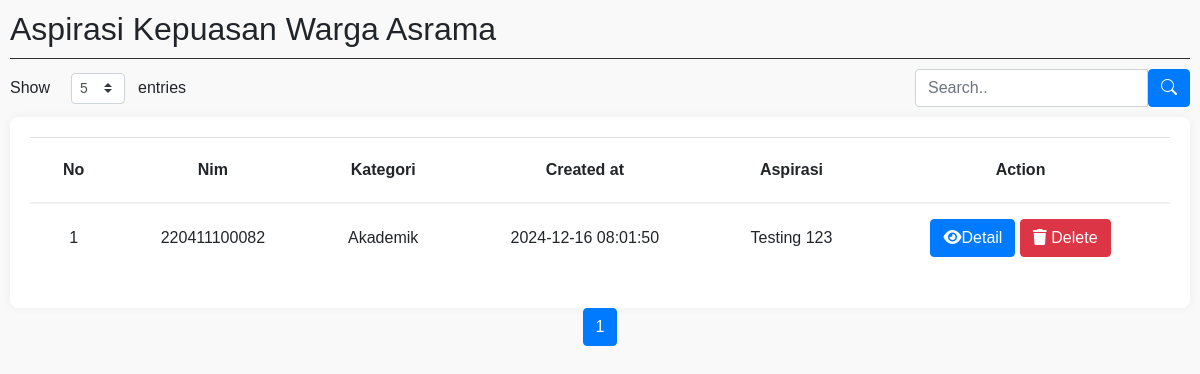
/app/pengurus/aspirasiWarga/aspirasi.php?page=1&show=5 (signed in), run on the app's committed database.
### tables this page shows
CREATE TABLE `formulir_kepuasan` (
  `id_formulir` int(11) NOT NULL,
  `nim` varchar(12) DEFAULT NULL,
  `pesan` text DEFAULT NULL,
  `created_at` timestamp NOT NULL DEFAULT current_timestamp() ON UPDATE current_timestamp(),
  `kategori` varchar(255) DEFAULT NULL
);

### app/pengurus/aspirasiWarga/aspirasi.php (the view, shortened to what this page needs)
<?php
$koneksi = mysqli_connect("localhost", "root", "", "asrama");
$query = "SELECT * FROM formulir_kepuasan";
if (isset($_GET['keyword'])) {
  $keyword = $_GET['keyword'];
  $query .= " WHERE id_formulir LIKE '%$keyword%' OR nim LIKE '%$keyword%' OR pesan LIKE '%$keyword%' OR created_at LIKE '%$keyword%' OR kategori LIKE '%$keyword%'";
  $key = "keyword=$keyword&";
} else {
  $key = '';
}
$showData = isset($_GET['show']) ? (int)$_GET['show'] : ($_SESSION['show'] ?? 5);
$nowPage = (isset($_GET['page'])) ? (int)$_GET['page'] : 1 ;
if (isset($_GET['sort'])){
  $sorts = $_GET['sort'];
  $urut = "sort=$_GET[sort]&";
  if ($_GET['sort'] == 'nim'){
      $sort = "ORDER BY nim";
  }else if ($_GET['sort'] == 'kategori'){
      $sort = "ORDER BY kategori";
  }else if ($_GET['sort'] == 'created_at'){
      $sort = "ORDER BY created_at";
  }else if ($_GET['sort'] == 'pesan'){
      $sort = "ORDER BY pesan";
  }
}else{
  $sorts = '';
  $sort = '';
  $urut = '';
}
if (isset($_GET['page'])){
  $dataAwal = ($nowPage*$showData)-$showData;
  $take = mysqli_query($koneksi, "$query $sort LIMIT $dataAwal, $showData");
}else{
  $dataAwal = (1*$showData)-$showData;
  $take = mysqli_query($koneksi, "$query $sort LIMIT $dataAwal, $showData");
}
$resultCount = mysqli_num_rows($take);
$maxShow = ceil(mysqli_num_rows(mysqli_query($koneksi, $query))/$showData);
?>
<!DOCTYPE html>
<html lang="en">
<head>
  <link href="https://cdnjs.cloudflare.com/ajax/libs/font-awesome/6.0.0/css/all.min.css" rel="stylesheet">
  <link rel="stylesheet" href="https://stackpath.bootstrapcdn.com/bootstrap/4.5.2/css/bootstrap.min.css">
  <link rel="stylesheet" href="https://cdn.jsdelivr.net/npm/bootstrap-icons@1.8.1/font/bootstrap-icons.css">
</head>
<body>
  <div class="content">
    <h2>Aspirasi Kepuasan Warga Asrama</h2>
    <div class="header-border"></div>
    <div class="entries-container d-flex justify-content-between align-items-center">
      <div class="entries d-flex align-items-center">
          <label for="entriesSelect" class="mb-0 mr-2">Show</label>
          <select id="entriesSelect" class="custom-select custom-select-sm mx-2" style="width: auto;" onchange="location = this.value;">
              <?php for ($i = 5; $i <= 25; $i+=5) : ?>
                  <option value="?show=<?= $i ?>" <?= (isset($_GET['show']) && $_GET['show'] == $i) ? 'selected' : '' ?>><?= $i ?></option>
              <?php endfor; ?>
          </select>
          <span>entries</span>
      </div>
      <div class="search-form-container">
        <form action="" method="get" class="d-flex">
          <div class="input-group">
            <input type="text" class="form-control" placeholder="Search.." name="keyword">
            <button type="submit" class="btn btn-primary"><i class="bi bi-search"></i></button>
          </div>
        </form>
      </div>
    </div>
    <div class="table-container">
      <table class="table">
        <thead>
          <tr>
            <th>No</th>
            <th><a href="?<?=$key?>sort=nim" <?=($sorts == 'nim') ? "style='textdecoration: none;'" : "style='color: inherit; text-decoration: none;'"?>>Nim</a></th>
            <th><a href="?<?=$key?>sort=kategori" <?=($sorts == 'kategori') ? "style='textdecoration: none;'" : "style='color: inherit; text-decoration: none;'"?>>Kategori</a></th>
            <th><a href="?<?=$key?>sort=created_at" <?=($sorts == 'created_at') ? "style='textdecoration: none;'" : "style='color: inherit; text-decoration: none;'"?>>Created at</a></th>
            <th><a href="?<?=$key?>sort=pesan" <?=($sorts == 'pesan') ? "style='textdecoration: none;'" : "style='color: inherit; text-decoration: none;'"?>>Aspirasi</a></th>
            <th>Action</th>
          </tr>
        </thead>
        <tbody>
        <?php
        $num = 1;
        if ($resultCount > 0) :
          while ($show = mysqli_fetch_array($take)) :
        ?>
          <tr>
            <td><?= $num; ?></td>
            <td><?= $show['nim']; ?></td>
            <td><?= $show['kategori']; ?></td>
            <td><?= $show['created_at']; ?></td>
            <td><?= substr($show['pesan'], 0, 35) . (strlen($show['pesan']) > 35 ? "..." : ""); ?></td>
            <td>
              <a href="detailaspirasi.php?id_formulir=<?= $show['id_formulir']; ?>" class="btn btn-primary"><i class="fa fa-eye"></i>Detail</a>
              <a href="javascript:void(id=<?=$show['id_formulir'];?>);" onclick="hapus(<?= $show['id_formulir']; ?>)" class="btn btn-danger"><i class="fa fa-trash"></i> Delete</a>
            </td>
          </tr>
          <?php $num++; endwhile; else : ?>
          <tr>
              <td colspan="6" class="text-center">Tidak ada data yang sesuai dengan pencarian Anda</td>
          </tr>
        <?php endif; ?>
        </tbody>
      </table>
    </div>
    <nav aria-label="dataPages">
        <ul class="pagination justify-content-center">
            <?php for($i = 1; $i <= $maxShow; $i++) : ?>
            <li class="page-item <?= ($nowPage == $i) ? 'active' : '' ?>">
                <a class="page-link" href="?<?=$key.$urut?>page=<?=$i?>&show=<?=$showData?>"><?=$i?></a>
            </li>
            <?php endfor; ?>
        </ul>
    </nav>
  </div>
</body>
</html>

### app/pengurus/aspirasiWarga/aspirasi.php (style rules this page uses)
body { font-family: Arial, sans-serif; background-color: #f9f9f9; margin: 0; padding: 0; }
.content { padding: 10px; max-width: 1500px; margin: auto; }
.table-container { background-color: white; padding: 20px; border-radius: 8px; box-shadow: 0 0 10px rgba(0, 0, 0, 0.05); }
.entries, .search-form-container { margin-bottom: 10px; }
.search-form-container { display: flex; justify-content: flex-end; margin-top: 0px; }
.custom-select { width: auto; }
.table thead th { border-bottom: 2px solid #f0f0f0; padding: 20px; text-align: center; }
.table tbody tr { border-top: 1px solid #f0f0f0; padding: 15px; text-align: center; }
.table td, .table th { vertical-align: middle; padding: 15px; }
.entries { display: flex; align-items: center; gap: 5px; margin-bottom: 10px; }
.header-border { border-top: 1px solid #333; margin-top: 10px; margin-bottom: 10px; }

### data on the page
formulir_kepuasan: nim "220411100082", kategori "Akademik", created_at "2024-12-16 08:01:50", pesan "Testing 123"

### other printed values
form field value "5"
